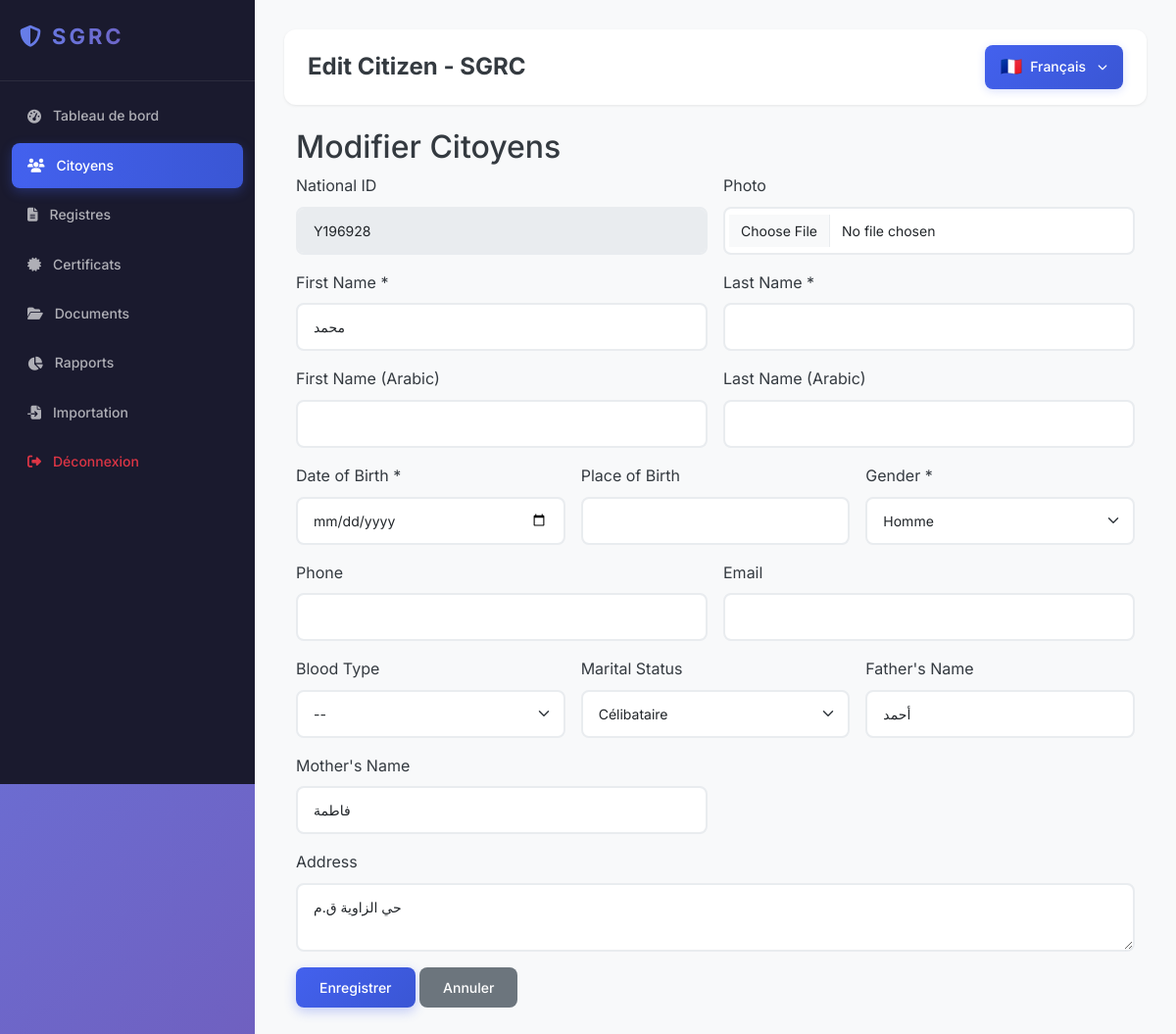
The app's page /modules/citizens/edit.php?id=1 (signed in) with its own data.
### tables this page shows
CREATE TABLE `citizens` (
  `id` int(11) UNSIGNED NOT NULL AUTO_INCREMENT,
  `national_id` varchar(20) DEFAULT NULL COMMENT 'رقم الهوية الوطنية',
  `family_name` varchar(100) NOT NULL COMMENT 'الاسم العائلي',
  `first_name` varchar(100) NOT NULL COMMENT 'الاسم الشخصي',
  `father_name` varchar(100) DEFAULT NULL COMMENT 'اسم الأب',
  `mother_name` varchar(100) DEFAULT NULL COMMENT 'اسم الأم',
  `birth_date` date DEFAULT NULL COMMENT 'تاريخ الميلاد',
  `birth_place` varchar(100) DEFAULT NULL COMMENT 'مكان الميلاد',
  `gender` enum('male','female') DEFAULT NULL COMMENT 'الجنس',
  `address` varchar(255) DEFAULT NULL COMMENT 'العنوان',
  `neighborhood` varchar(100) DEFAULT NULL COMMENT 'الحي',
  `phone` varchar(20) DEFAULT NULL,
  `email` varchar(100) DEFAULT NULL,
  `photo_path` varchar(255) DEFAULT NULL,
  `qr_code` varchar(255) DEFAULT NULL,
  `notes` text DEFAULT NULL COMMENT 'ملاحظات',
  `created_by` int(11) UNSIGNED DEFAULT NULL,
  `updated_by` int(11) UNSIGNED DEFAULT NULL,
  `created_at` timestamp NOT NULL DEFAULT current_timestamp(),
  `updated_at` timestamp NOT NULL DEFAULT current_timestamp() ON UPDATE current_timestamp(),
  PRIMARY KEY (`id`),
  UNIQUE KEY `national_id` (`national_id`),
  KEY `family_name` (`family_name`),
  KEY `first_name` (`first_name`),
  KEY `birth_date` (`birth_date`),
  KEY `neighborhood` (`neighborhood`),
  KEY `created_by` (`created_by`),
  CONSTRAINT `fk_citizens_created_by` FOREIGN KEY (`created_by`) REFERENCES `users` (`id`) ON DELETE SET NULL,
  CONSTRAINT `fk_citizens_updated_by` FOREIGN KEY (`updated_by`) REFERENCES `users` (`id`) ON DELETE SET NULL
);

### config/database.php (called while the page is built, shortened)
<?php
class Database {
    private static $instance = null;
        private $pdo;
            private function __construct() {
                    try {
                                $dsn = "mysql:host=" . DB_HOST . ";dbname=" . DB_NAME . ";charset=" . DB_CHARSET;
                                            $this->pdo = new PDO($dsn, DB_USER, DB_PASS);
                                                        $this->pdo->setAttribute(PDO::ATTR_ERRMODE, PDO::ERRMODE_EXCEPTION);
                                                                    $this->pdo->setAttribute(PDO::ATTR_DEFAULT_FETCH_MODE, PDO::FETCH_ASSOC);
                                                                                            $this->pdo->setAttribute(PDO::ATTR_EMULATE_PREPARES, false);
                                                                                                    } catch (PDOException $e) {
                                                                                                                die("Connection failed: " . $e->getMessage());
                                                                                                                        }
                                                                                                                            }
                                                                                                                                public static function getInstance() {
                                                                                                                                        if (self::$instance === null) {
                                                                                                                                                    self::$instance = new self();
                                                                                                                                                            }
                                                                                                                                                                    return self::$instance;
                                                                                                                                                                        }
                                                                                                                                                                                            public function query($sql, $params = []) {
                                                                                                                                                                                                    $stmt = $this->pdo->prepare($sql);
                                                                                                                                                                                                            $stmt->execute($params);
                                                                                                                                                                                                                    return $stmt;
                                                                                                                                                                                                                        }
                                                                                                                                                                                                                        }

### modules/citizens/edit.php (the view, shortened to what this page needs)
<?php
require_once __DIR__ . '/../../includes/header.php';
$db = Database::getInstance();
$id = intval($_GET['id'] ?? 0);
$citizen = $db->query("SELECT * FROM citizens WHERE id = ?", [$id])->fetch();
?>
<div class="container-fluid">
    <h2><?php echo $lang['edit'] ?? 'Edit'; ?> <?php echo $lang['citizens'] ?? 'Citizen'; ?></h2>
    <form method="POST" enctype="multipart/form-data" class="row g-3">
        <div class="col-md-6">
            <label class="form-label">National ID</label>
            <input type="text" class="form-control" value="<?php echo htmlspecialchars($citizen['national_id']); ?>" disabled>
        </div>
        <div class="col-md-6">
            <label class="form-label">Photo</label>
            <input type="file" name="photo" class="form-control" accept="image/*">
        </div>
        <div class="col-md-6">
            <label class="form-label">First Name *</label>
            <input type="text" name="first_name" class="form-control" value="<?php echo htmlspecialchars($citizen['first_name']); ?>" required>
        </div>
        <div class="col-md-6">
            <label class="form-label">Last Name *</label>
            <input type="text" name="last_name" class="form-control" value="<?php echo htmlspecialchars($citizen['last_name']); ?>" required>
        </div>
        <div class="col-md-6">
            <label class="form-label">First Name (Arabic)</label>
            <input type="text" name="first_name_ar" class="form-control" dir="rtl" value="<?php echo htmlspecialchars($citizen['first_name_ar'] ?? ''); ?>">
        </div>
        <div class="col-md-6">
            <label class="form-label">Last Name (Arabic)</label>
            <input type="text" name="last_name_ar" class="form-control" dir="rtl" value="<?php echo htmlspecialchars($citizen['last_name_ar'] ?? ''); ?>">
        </div>
        <div class="col-md-4">
            <label class="form-label">Date of Birth *</label>
            <input type="date" name="date_of_birth" class="form-control" value="<?php echo $citizen['date_of_birth']; ?>" required>
        </div>
        <div class="col-md-4">
            <label class="form-label">Place of Birth</label>
            <input type="text" name="place_of_birth" class="form-control" value="<?php echo htmlspecialchars($citizen['place_of_birth'] ?? ''); ?>">
        </div>
        <div class="col-md-4">
            <label class="form-label">Gender *</label>
            <select name="gender" class="form-select" required>
                <option value="male" <?php echo $citizen['gender'] === 'male' ? 'selected' : ''; ?>><?php echo $lang['male'] ?? 'Male'; ?></option>
            </select>
        </div>
        <div class="col-md-6">
            <label class="form-label">Phone</label>
            <input type="tel" name="phone" class="form-control" value="<?php echo htmlspecialchars($citizen['phone'] ?? ''); ?>">
        </div>
        <div class="col-md-6">
            <label class="form-label">Email</label>
            <input type="email" name="email" class="form-control" value="<?php echo htmlspecialchars($citizen['email'] ?? ''); ?>">
        </div>
        <div class="col-md-4">
            <label class="form-label">Blood Type</label>
            <select name="blood_type" class="form-select">
                <option value="">--</option>
            </select>
        </div>
        <div class="col-md-4">
            <label class="form-label">Marital Status</label>
            <select name="marital_status" class="form-select">
                <?php foreach (['single','married','divorced','widowed'] as $ms): ?>
                <option value="<?php echo $ms; ?>" <?php echo $citizen['marital_status'] === $ms ? 'selected' : ''; ?>><?php echo $lang[$ms] ?? $ms; ?></option>
                <?php endforeach; ?>
            </select>
        </div>
        <div class="col-md-4">
            <label class="form-label">Father's Name</label>
            <input type="text" name="father_name" class="form-control" value="<?php echo htmlspecialchars($citizen['father_name'] ?? ''); ?>">
        </div>
        <div class="col-md-6">
            <label class="form-label">Mother's Name</label>
            <input type="text" name="mother_name" class="form-control" value="<?php echo htmlspecialchars($citizen['mother_name'] ?? ''); ?>">
        </div>
        <div class="col-12">
            <label class="form-label">Address</label>
            <textarea name="address" class="form-control" rows="2"><?php echo htmlspecialchars($citizen['address'] ?? ''); ?></textarea>
        </div>
        <div class="col-12">
            <button type="submit" class="btn btn-primary"><?php echo $lang['save'] ?? 'Save'; ?></button>
            <a href="index.php" class="btn btn-secondary"><?php echo $lang['cancel'] ?? 'Cancel'; ?></a>
        </div>
    </form>
</div>
<?php require_once __DIR__ . '/../../includes/footer.php'; ?>

### records on screen
citizens: national "Y196928", first_name "محمد", gender "Homme", father_name "أحمد", mother_name "فاطمة", address "حي الزاوية ق.م"

### other values on screen
$lang[$item[0]] "Tableau de bord"
$lang[$item[0]] "Citoyens"
$lang[$item[0]] "Registres"
$lang[$item[0]] "Certificats"
$lang[$item[0]] "Documents"
$lang[$item[0]] "Rapports"
$lang[$item[0]] "Importation"
$lang['logout'] "Déconnexion"
$pageTitle "Edit Citizen - SGRC"
$langNames[$currentLang]['flag'] "🇫🇷"
$langNames[$currentLang]['name'] "Français"
$lang['edit'] "Modifier"
$lang['citizens'] "Citoyens"
$lang['save'] "Enregistrer"
$lang['cancel'] "Annuler"
